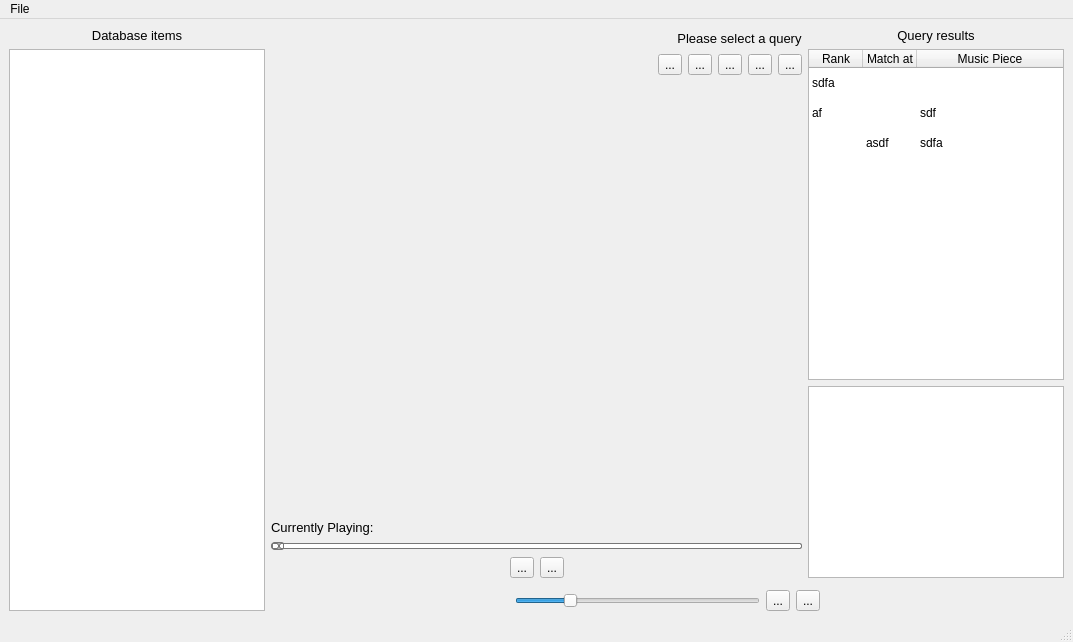
<?xml version="1.0" encoding="UTF-8"?>
<ui version="4.0">
 <class>MainWindow</class>
 <widget class="QMainWindow" name="MainWindow">
  <property name="geometry">
   <rect>
    <x>0</x>
    <y>0</y>
    <width>1073</width>
    <height>642</height>
   </rect>
  </property>
  <property name="windowTitle">
   <string>Melody Query Tool</string>
  </property>
  <property name="windowIcon">
   <iconset>
    <normaloff>icons/music.png</normaloff>icons/music.png</iconset>
  </property>
  <widget class="QWidget" name="centralwidget">
   <layout class="QHBoxLayout" name="horizontalLayout_4">
    <item>
     <layout class="QVBoxLayout" name="verticalLayout_6">
      <item>
       <widget class="QLabel" name="label_2">
        <property name="font">
         <font>
          <pointsize>10</pointsize>
         </font>
        </property>
        <property name="text">
         <string>Database items</string>
        </property>
        <property name="alignment">
         <set>Qt::AlignCenter</set>
        </property>
       </widget>
      </item>
      <item alignment="Qt::AlignLeft">
       <widget class="QListWidget" name="database_item_list_widget">
        <property name="minimumSize">
         <size>
          <width>200</width>
          <height>0</height>
         </size>
        </property>
        <property name="editTriggers">
         <set>QAbstractItemView::NoEditTriggers</set>
        </property>
        <property name="selectionBehavior">
         <enum>QAbstractItemView::SelectRows</enum>
        </property>
        <property name="modelColumn">
         <number>0</number>
        </property>
        <property name="selectionRectVisible">
         <bool>true</bool>
        </property>
       </widget>
      </item>
     </layout>
    </item>
    <item>
     <layout class="QVBoxLayout" name="verticalLayout_3">
      <item>
       <layout class="QHBoxLayout" name="horizontalLayout">
        <item>
         <layout class="QVBoxLayout" name="verticalLayout">
          <item>
           <layout class="QHBoxLayout" name="horizontalLayout_6">
            <item>
             <layout class="QVBoxLayout" name="verticalLayout_10">
              <item>
               <layout class="QHBoxLayout" name="horizontalLayout_3">
                <item>
                 <spacer name="horizontalSpacer">
                  <property name="orientation">
                   <enum>Qt::Horizontal</enum>
                  </property>
                  <property name="sizeHint" stdset="0">
                   <size>
                    <width>40</width>
                    <height>20</height>
                   </size>
                  </property>
                 </spacer>
                </item>
                <item>
                 <widget class="QLabel" name="query_name_label">
                  <property name="font">
                   <font>
                    <pointsize>10</pointsize>
                   </font>
                  </property>
                  <property name="text">
                   <string>Please select a query</string>
                  </property>
                  <property name="alignment">
                   <set>Qt::AlignCenter</set>
                  </property>
                 </widget>
                </item>
               </layout>
              </item>
              <item>
               <layout class="QHBoxLayout" name="horizontalLayout_2">
                <item>
                 <spacer name="horizontalSpacer_2">
                  <property name="orientation">
                   <enum>Qt::Horizontal</enum>
                  </property>
                  <property name="sizeHint" stdset="0">
                   <size>
                    <width>40</width>
                    <height>20</height>
                   </size>
                  </property>
                 </spacer>
                </item>
                <item>
                 <widget class="QToolButton" name="open_query_button">
                  <property name="toolTip">
                   <string>Open a query</string>
                  </property>
                  <property name="text">
                   <string>...</string>
                  </property>
                  <property name="icon">
                   <iconset>
                    <normaloff>icons/open.png</normaloff>icons/open.png</iconset>
                  </property>
                 </widget>
                </item>
                <item>
                 <widget class="QToolButton" name="save_query_button">
                  <property name="toolTip">
                   <string>Save a recorded query</string>
                  </property>
                  <property name="text">
                   <string>...</string>
                  </property>
                  <property name="icon">
                   <iconset>
                    <normaloff>icons/music.png</normaloff>icons/music.png</iconset>
                  </property>
                 </widget>
                </item>
                <item>
                 <widget class="QToolButton" name="play_query_button">
                  <property name="text">
                   <string>...</string>
                  </property>
                  <property name="icon">
                   <iconset>
                    <normaloff>icons/play-record.png</normaloff>icons/play-record.png</iconset>
                  </property>
                 </widget>
                </item>
                <item>
                 <widget class="QToolButton" name="record_query_button">
                  <property name="toolTip">
                   <string>record a new query</string>
                  </property>
                  <property name="text">
                   <string>...</string>
                  </property>
                  <property name="icon">
                   <iconset>
                    <normaloff>icons/record.png</normaloff>icons/record.png</iconset>
                  </property>
                 </widget>
                </item>
                <item>
                 <widget class="QToolButton" name="search_query_button">
                  <property name="toolTip">
                   <string>Start a search for the selected query</string>
                  </property>
                  <property name="text">
                   <string>...</string>
                  </property>
                  <property name="icon">
                   <iconset>
                    <normaloff>icons/search.png</normaloff>icons/search.png</iconset>
                  </property>
                 </widget>
                </item>
               </layout>
              </item>
             </layout>
            </item>
           </layout>
          </item>
          <item>
           <spacer name="verticalSpacer">
            <property name="orientation">
             <enum>Qt::Vertical</enum>
            </property>
            <property name="sizeHint" stdset="0">
             <size>
              <width>20</width>
              <height>40</height>
             </size>
            </property>
           </spacer>
          </item>
          <item>
           <layout class="QVBoxLayout" name="verticalLayout_11">
            <item>
             <layout class="QVBoxLayout" name="verticalLayout_12">
              <item>
               <layout class="QHBoxLayout" name="horizontalLayout_7">
                <item alignment="Qt::AlignLeft">
                 <widget class="QLabel" name="label_3">
                  <property name="font">
                   <font>
                    <pointsize>10</pointsize>
                   </font>
                  </property>
                  <property name="text">
                   <string>Currently Playing:</string>
                  </property>
                  <property name="textFormat">
                   <enum>Qt::AutoText</enum>
                  </property>
                 </widget>
                </item>
                <item>
                 <widget class="QLabel" name="currently_playing_label">
                  <property name="font">
                   <font>
                    <pointsize>10</pointsize>
                   </font>
                  </property>
                  <property name="text">
                   <string/>
                  </property>
                 </widget>
                </item>
               </layout>
              </item>
              <item>
               <widget class="QSlider" name="music_position_slider">
                <property name="maximumSize">
                 <size>
                  <width>16777215</width>
                  <height>10</height>
                 </size>
                </property>
                <property name="styleSheet">
                 <string notr="true">QSlider::groove:horizontal {
border: 1px solid #bbb;
background: white;
height: 4px;
border-radius: 2px;
}

QSlider::sub-page:horizontal {
background: qlineargradient(x1: 0, y1: 0,    x2: 0, y2: 1,
    stop: 0 #55f, stop: 1 #55f);
background: qlineargradient(x1: 0, y1: 0.2, x2: 1, y2: 1,
    stop: 0 #55f, stop: 1 #55f);
border: 1px solid #777;
height: 10px;
border-radius: 2px;
}

QSlider::add-page:horizontal {
background: #fff;
border: 1px solid #777;
height: 10px;
border-radius: 2px;
}

QSlider::handle:horizontal {
background: qlineargradient(x1:0, y1:0, x2:1, y2:1,
    stop:0 #eee, stop:1 #ccc);
border: 1px solid #777;
width: 10px;
margin-top: -2px;
margin-bottom: -2px;
border-radius: 2px;
}

QSlider::handle:horizontal:hover {
background: qlineargradient(x1:0, y1:0, x2:1, y2:1,
    stop:0 #fff, stop:1 #ddd);
border: 1px solid #444;
border-radius: 2px;
}

QSlider::sub-page:horizontal:disabled {
background: #bbb;
border-color: #999;
}

QSlider::add-page:horizontal:disabled {
background: #eee;
border-color: #999;
}

QSlider::handle:horizontal:disabled {
background: #eee;
border: 1px solid #aaa;
border-radius: 4px;
}</string>
                </property>
                <property name="orientation">
                 <enum>Qt::Horizontal</enum>
                </property>
               </widget>
              </item>
              <item>
               <layout class="QHBoxLayout" name="horizontalLayout_8">
                <item>
                 <spacer name="horizontalSpacer_3">
                  <property name="orientation">
                   <enum>Qt::Horizontal</enum>
                  </property>
                  <property name="sizeHint" stdset="0">
                   <size>
                    <width>40</width>
                    <height>20</height>
                   </size>
                  </property>
                 </spacer>
                </item>
                <item>
                 <widget class="QToolButton" name="stop_button">
                  <property name="text">
                   <string>...</string>
                  </property>
                  <property name="icon">
                   <iconset>
                    <normaloff>icons/stop.png</normaloff>icons/stop.png</iconset>
                  </property>
                 </widget>
                </item>
                <item>
                 <widget class="QToolButton" name="play_pause_button">
                  <property name="text">
                   <string>...</string>
                  </property>
                  <property name="icon">
                   <iconset>
                    <normaloff>icons/play.png</normaloff>icons/play.png</iconset>
                  </property>
                 </widget>
                </item>
                <item>
                 <spacer name="horizontalSpacer_4">
                  <property name="orientation">
                   <enum>Qt::Horizontal</enum>
                  </property>
                  <property name="sizeHint" stdset="0">
                   <size>
                    <width>40</width>
                    <height>20</height>
                   </size>
                  </property>
                 </spacer>
                </item>
               </layout>
              </item>
             </layout>
            </item>
           </layout>
          </item>
         </layout>
        </item>
        <item>
         <layout class="QVBoxLayout" name="verticalLayout_5">
          <item alignment="Qt::AlignTop">
           <widget class="QLabel" name="label">
            <property name="font">
             <font>
              <pointsize>10</pointsize>
             </font>
            </property>
            <property name="text">
             <string>Query results</string>
            </property>
            <property name="alignment">
             <set>Qt::AlignCenter</set>
            </property>
           </widget>
          </item>
          <item alignment="Qt::AlignRight">
           <widget class="QTableWidget" name="result_table">
            <property name="enabled">
             <bool>true</bool>
            </property>
            <property name="editTriggers">
             <set>QAbstractItemView::NoEditTriggers</set>
            </property>
            <property name="dragDropOverwriteMode">
             <bool>false</bool>
            </property>
            <property name="selectionMode">
             <enum>QAbstractItemView::SingleSelection</enum>
            </property>
            <property name="selectionBehavior">
             <enum>QAbstractItemView::SelectRows</enum>
            </property>
            <property name="showGrid">
             <bool>false</bool>
            </property>
            <property name="wordWrap">
             <bool>false</bool>
            </property>
            <property name="cornerButtonEnabled">
             <bool>false</bool>
            </property>
            <attribute name="horizontalHeaderCascadingSectionResizes">
             <bool>false</bool>
            </attribute>
            <attribute name="horizontalHeaderDefaultSectionSize">
             <number>54</number>
            </attribute>
            <attribute name="horizontalHeaderHighlightSections">
             <bool>false</bool>
            </attribute>
            <attribute name="horizontalHeaderMinimumSectionSize">
             <number>20</number>
            </attribute>
            <attribute name="horizontalHeaderStretchLastSection">
             <bool>true</bool>
            </attribute>
            <attribute name="verticalHeaderVisible">
             <bool>false</bool>
            </attribute>
            <row>
             <property name="text">
              <string>Neue Zeile</string>
             </property>
            </row>
            <row>
             <property name="text">
              <string>Neue Zeile</string>
             </property>
            </row>
            <row>
             <property name="text">
              <string>Neue Zeile</string>
             </property>
            </row>
            <column>
             <property name="text">
              <string>Rank</string>
             </property>
            </column>
            <column>
             <property name="text">
              <string>Match at</string>
             </property>
            </column>
            <column>
             <property name="text">
              <string>Music Piece</string>
             </property>
            </column>
            <item row="0" column="0">
             <property name="text">
              <string>sdfa</string>
             </property>
            </item>
            <item row="1" column="0">
             <property name="text">
              <string>af</string>
             </property>
            </item>
            <item row="1" column="2">
             <property name="text">
              <string>sdf</string>
             </property>
            </item>
            <item row="2" column="1">
             <property name="text">
              <string>asdf</string>
             </property>
            </item>
            <item row="2" column="2">
             <property name="text">
              <string>sdfa</string>
             </property>
            </item>
           </widget>
          </item>
          <item alignment="Qt::AlignRight|Qt::AlignTop">
           <widget class="QListWidget" name="query_result_list_widget">
            <property name="minimumSize">
             <size>
              <width>200</width>
              <height>0</height>
             </size>
            </property>
           </widget>
          </item>
         </layout>
        </item>
       </layout>
      </item>
      <item alignment="Qt::AlignVCenter">
       <widget class="PianoWidget" name="midiViewer" native="true"/>
      </item>
      <item>
       <layout class="QHBoxLayout" name="horizontalLayout_5">
        <item>
         <spacer name="horizontalSpacer_6">
          <property name="orientation">
           <enum>Qt::Horizontal</enum>
          </property>
          <property name="sizeHint" stdset="0">
           <size>
            <width>40</width>
            <height>20</height>
           </size>
          </property>
         </spacer>
        </item>
        <item>
         <widget class="QSlider" name="zoom_slider">
          <property name="minimum">
           <number>10</number>
          </property>
          <property name="maximum">
           <number>200</number>
          </property>
          <property name="singleStep">
           <number>1</number>
          </property>
          <property name="value">
           <number>50</number>
          </property>
          <property name="orientation">
           <enum>Qt::Horizontal</enum>
          </property>
          <property name="tickInterval">
           <number>1</number>
          </property>
         </widget>
        </item>
        <item>
         <widget class="QToolButton" name="zoom_out_button">
          <property name="text">
           <string>...</string>
          </property>
          <property name="icon">
           <iconset>
            <normaloff>icons/zoom-out.png</normaloff>icons/zoom-out.png</iconset>
          </property>
         </widget>
        </item>
        <item>
         <widget class="QToolButton" name="zoom_in_button">
          <property name="text">
           <string>...</string>
          </property>
          <property name="icon">
           <iconset>
            <normaloff>icons/zoom-in.png</normaloff>icons/zoom-in.png</iconset>
          </property>
         </widget>
        </item>
        <item>
         <spacer name="horizontalSpacer_5">
          <property name="orientation">
           <enum>Qt::Horizontal</enum>
          </property>
          <property name="sizeHint" stdset="0">
           <size>
            <width>40</width>
            <height>20</height>
           </size>
          </property>
         </spacer>
        </item>
       </layout>
      </item>
     </layout>
    </item>
   </layout>
  </widget>
  <widget class="QMenuBar" name="menubar">
   <property name="geometry">
    <rect>
     <x>0</x>
     <y>0</y>
     <width>1073</width>
     <height>21</height>
    </rect>
   </property>
   <widget class="QMenu" name="menuData">
    <property name="title">
     <string>File</string>
    </property>
    <addaction name="action_open_database"/>
    <addaction name="separator"/>
    <addaction name="action_open_query"/>
    <addaction name="action_save_query"/>
    <addaction name="separator"/>
    <addaction name="actionExit"/>
   </widget>
   <addaction name="menuData"/>
  </widget>
  <widget class="QStatusBar" name="statusbar"/>
  <action name="actionLoad_Database">
   <property name="icon">
    <iconset>
     <normaloff>icons/open.png</normaloff>icons/open.png</iconset>
   </property>
   <property name="text">
    <string>Load Database</string>
   </property>
  </action>
  <action name="actionExit">
   <property name="text">
    <string>Exit</string>
   </property>
  </action>
  <action name="action_save_query">
   <property name="icon">
    <iconset>
     <normaloff>ui/save-as.png</normaloff>ui/save-as.png</iconset>
   </property>
   <property name="text">
    <string>Save Query...</string>
   </property>
  </action>
  <action name="action_load_query">
   <property name="icon">
    <iconset>
     <normaloff>ui/music.png</normaloff>ui/music.png</iconset>
   </property>
   <property name="text">
    <string>Query</string>
   </property>
  </action>
  <action name="action_load_database">
   <property name="icon">
    <iconset>
     <normaloff>ui/database.png</normaloff>ui/database.png</iconset>
   </property>
   <property name="text">
    <string>Database</string>
   </property>
  </action>
  <action name="action_open_database">
   <property name="icon">
    <iconset>
     <normaloff>ui/database.png</normaloff>ui/database.png</iconset>
   </property>
   <property name="text">
    <string>Open Database...</string>
   </property>
  </action>
  <action name="action_open_query">
   <property name="icon">
    <iconset>
     <normaloff>ui/open.png</normaloff>ui/open.png</iconset>
   </property>
   <property name="text">
    <string>Open Query...</string>
   </property>
  </action>
 </widget>
 <customwidgets>
  <customwidget>
   <class>PianoWidget</class>
   <extends>QWidget</extends>
   <header>piano_roll_editor</header>
   <container>1</container>
  </customwidget>
 </customwidgets>
 <resources/>
 <connections/>
</ui>
